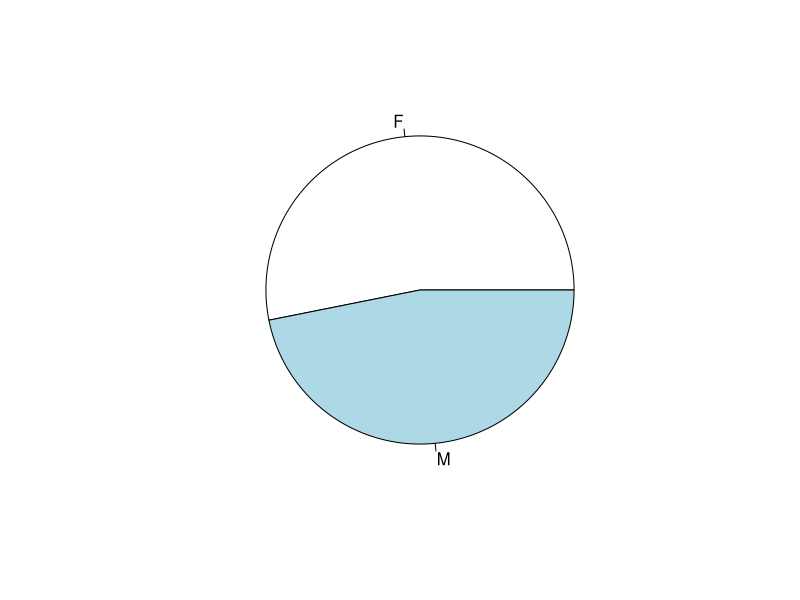
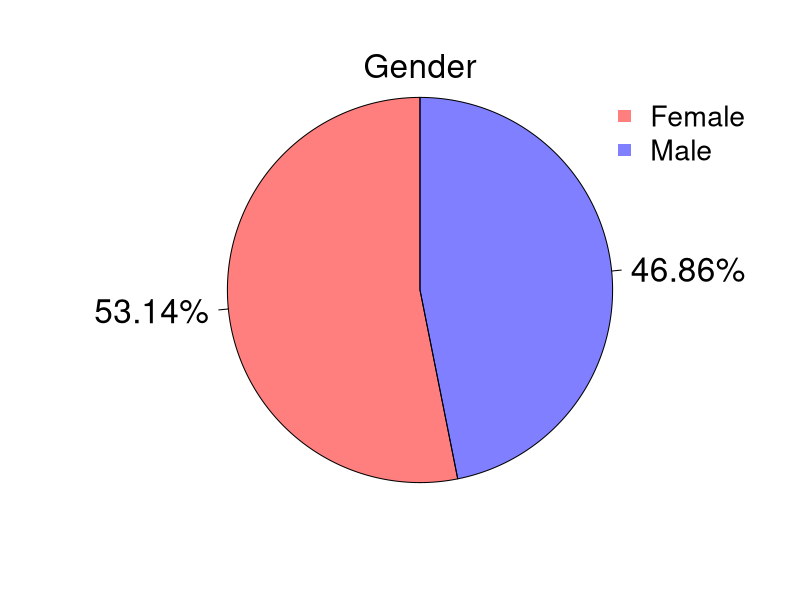
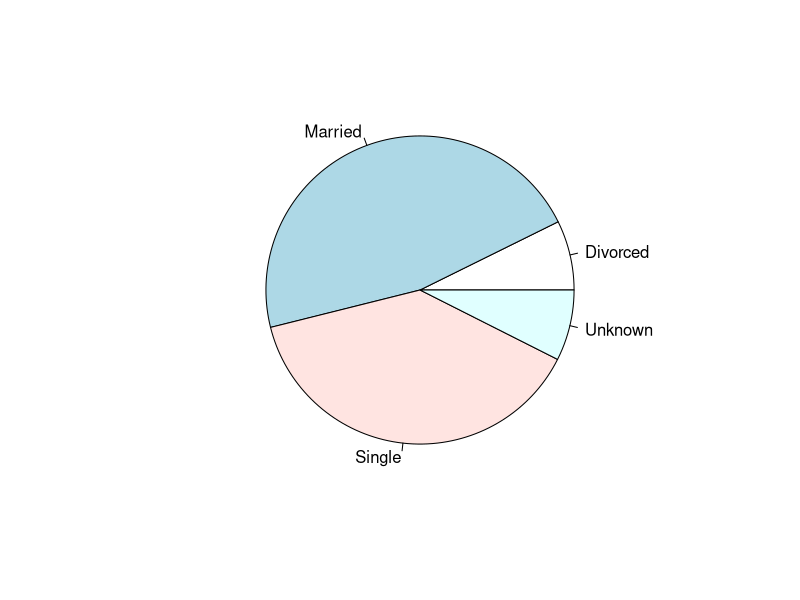
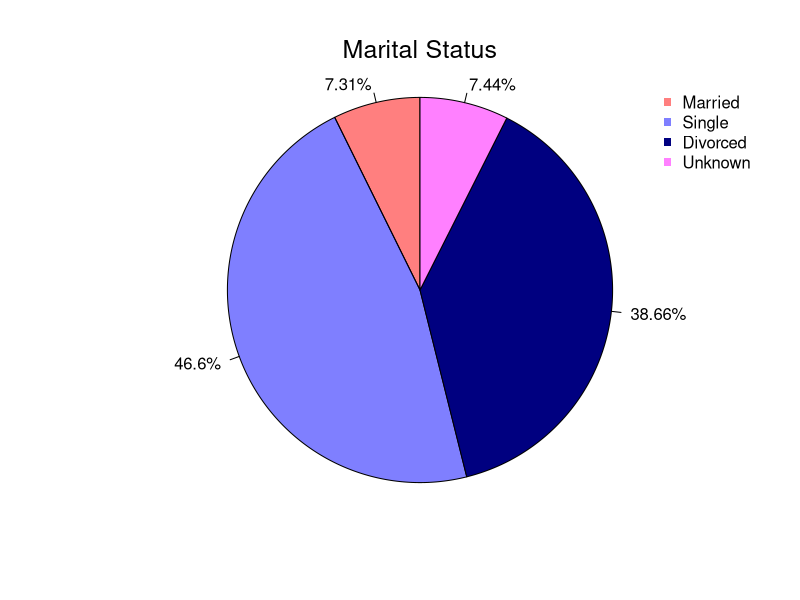
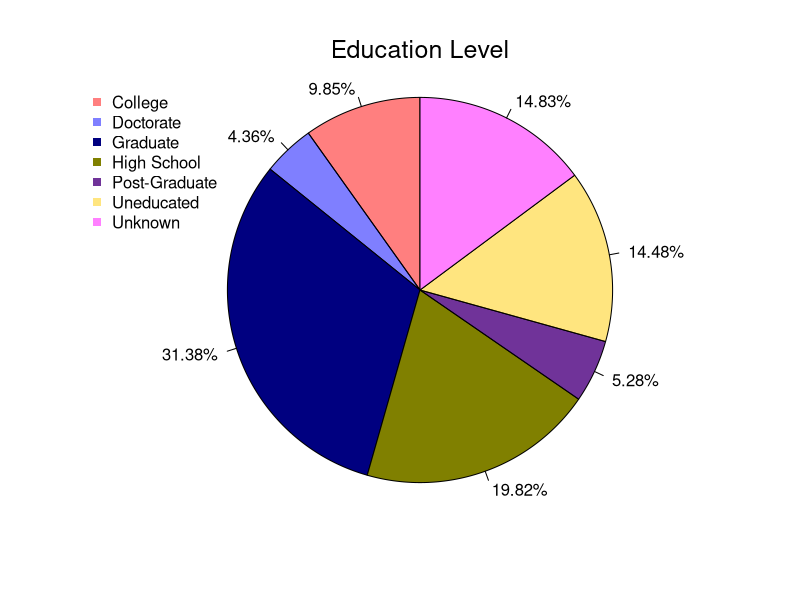
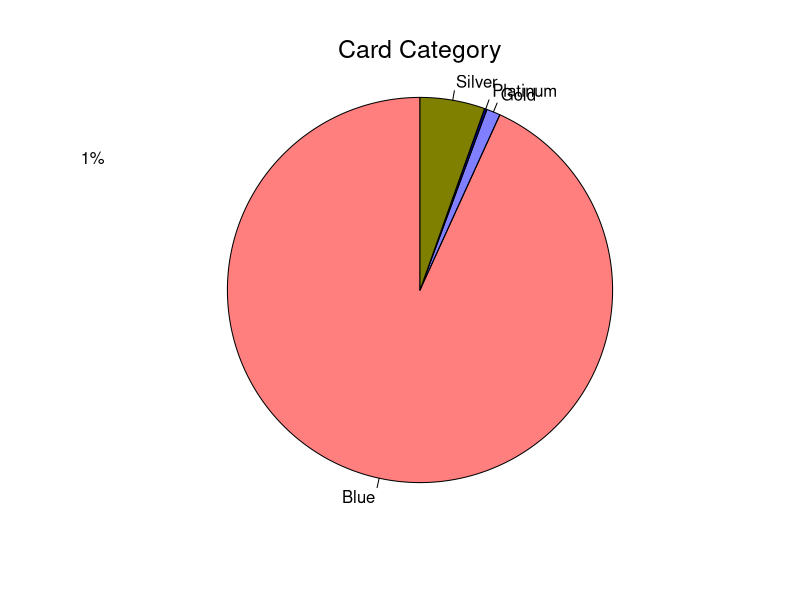
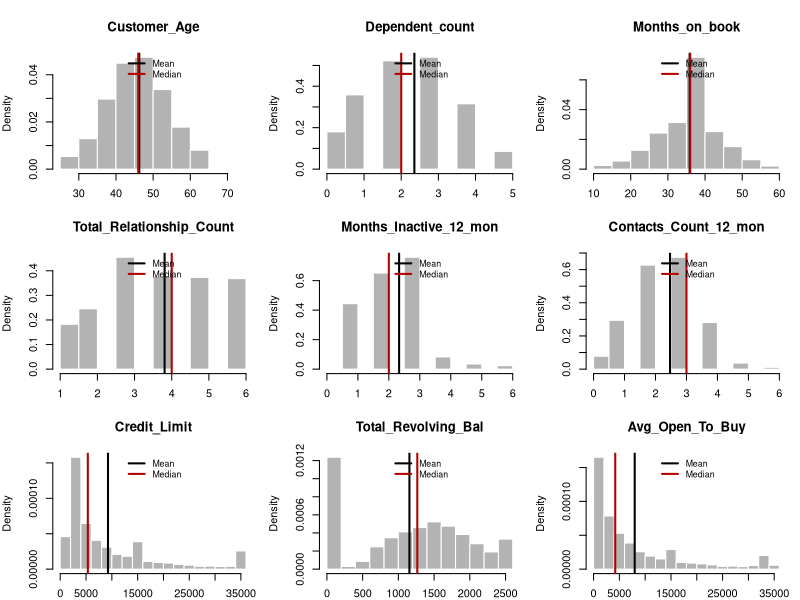
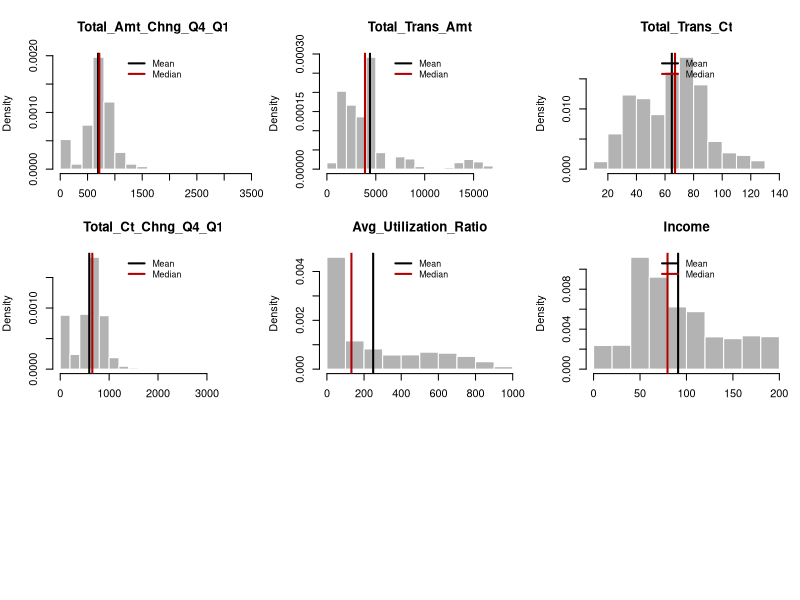

R code for these plots, in order: (Note: this script raises an error after producing the figures.)
#MICHELE TURCO, EDOARDO BROWN, GIULIO PRESAGHI, IRENE BENVENUTI

Data = read.csv2("./Dataset/bank_accounts_train.csv", 
                 header = T, 
                 sep = ",", 
                 colClasses = "character")

#DATA CLEANING, EDA

#1

str(Data)

Data$CLIENTNUM = NULL # We drop the first line since it is a pure identifier and it has nothing to do with our analysis

variables = colnames(Data) # With this line we have a vector of our variables

categorical_variables <- c("Gender", "Education_Level", "Marital_Status", "Card_Category")

numerical_variables <- setdiff(variables, categorical_variables) # Setdiff is a function that finds the difference between the two argument sets

for (var in numerical_variables) {
  Data[[var]] = as.numeric(Data[[var]])
}

for (var in categorical_variables) {
  Data[[var]] = as.factor(Data[[var]])
}

str(Data)

target_variable = "Closed_Account"
numerical_variables <- setdiff(numerical_variables, target_variable)

# Plots categorical variables

# Gender
x = table(Data$Gender)
r = round(x/nrow(Data)*100, 2)
s = paste( r, "%", sep = "")
pie(table(Data$Gender))
{pie(x = table(Data$Gender), 
     labels = s,
     edges = 10000, 
     radius = 1,
     init.angle = 90, 
     col = c(rgb(1,0,0, .5),
             rgb(0,0,1,0.5)),
     cex = 2)
  mtext("Gender", side = 3, cex = 2)
  legend("topright", 
         pch = 15, 
         col = c(rgb(1,0,0, .5),
                 rgb(0,0,1,0.5)),
         c("Female", "Male"), cex = 1.7,
         bty = "n")}

#Marital Status
x <- table(addNA(Data$Marital_Status))
r = round(x/nrow(Data)*100, 2)
s = paste( r, "%", sep = "")
pie(table(Data$Marital_Status))
{pie(x = table(Data$Marital_Status), 
     labels = s,
     edges = 10000, 
     radius = 1,
     init.angle = 90, 
     col = c(rgb(1,0,0,0.5),
             rgb(0,0,1,0.5),
             rgb(0,0,0.5,1),
             rgb(1,0.5,1,1)
             ),
     cex = 1)
  mtext("Marital Status", side = 3, cex = 1.5, line = 1)
  legend("topright", 
         pch = 15, 
         col = c(rgb(1,0,0, .5),
                 rgb(0,0,1,0.5),
                 rgb(0,0, .5,1),
                 rgb(1,0.5,1,1)
                 ),
         c("Married", "Single", "Divorced", "Unknown"), cex = 1,
         bty = "n")}

#Educational Level
education_table <- table(Data$Education_Level)
r <- round(education_table / nrow(Data) * 100, 2)
s <- paste(r, "%", sep = "")

pie(x = education_table, 
    labels = s,
    edges = 10000, 
    radius = 1,
    init.angle = 90, 
    col = c(rgb(1,0,0,0.5),
            rgb(0,0,1,0.5),
            rgb(0,0,0.5,1),
            rgb(0.5,0.5,0,1),
            rgb(0.3,0,0.5,0.8),
            rgb(1,0.8,0,0.5),
            rgb(1,0.5,1,1)),
    cex = 1)
mtext("Education Level", side = 3, cex = 1.5, line = 1) # side=3 is the top
legend("topleft", 
       pch = 15, 
       col = c(rgb(1,0,0,0.5),
               rgb(0,0,1,0.5),
               rgb(0,0,0.5,1),
               rgb(0.5,0.5,0,1),
               rgb(0.3,0,0.5,0.8),
               rgb(1,0.8,0,0.5),
               rgb(1,0.5,1,1)),
       legend = levels(Data$Education_Level), cex = 1,
       bty = "n")

# Card Category
card_table <- table(Data$Card_Category)
r <- round(card_table / nrow(Data) * 100, 2)
s <- paste(r, "%", sep = "")
s2 <- paste(levels(Data$Card_Category), s)

pie(x = card_table, 
    edges = 10000, 
    radius = 1,
    init.angle = 90, 
    col = c(rgb(1,0,0,0.5),
            rgb(0,0,1,0.5),
            rgb(0,0,0.5,1),
            rgb(0.5,0.5,0,1)
            ),
    cex = 1)
mtext("Card Category", side = 3, cex = 1.5, line = 1) # side=3 is the top
legend( x= -2.4, y = 1,
       pch = 15, 
       col = c(rgb(1,0,0,0.5),
               rgb(0,0,1,0.5),
               rgb(0,0,0.5,1),
               rgb(0.5,0.5,0,1)
               ),
       legend = s2, cex = 1,
       bty = "n")

# Graphical exploration of Numerical Variables
Numerical_Data = Data[numerical_variables]
(means_vec = apply(X = Numerical_Data, MARGIN = 2, FUN = mean))
colMeans(Numerical_Data)
(median_vec = apply(X = Numerical_Data, MARGIN = 2, FUN = median))
(sd_vec = apply(X = Numerical_Data, MARGIN = 2, FUN = sd))

ncol(Numerical_Data)
par(mfrow = c(3,3), mar = c(2,4,4,1))

for(i in 1:length(numerical_variables)){
  hist(Numerical_Data[,i], freq = F, main = names(Numerical_Data)[i],col = rgb(.7,.7,.7), border = "white", xlab = "")
  abline(v = means_vec[i], lwd = 2)
  abline(v = median_vec[i], lwd = 2, col = rgb(.7,0,0))
  legend("top", c("Mean", "Median"), lwd = 2, col = c(1, rgb(.7,0,0)),cex = .8, bty = "n")
}

#Encode NaN values
#Rename missing values with NA notation
Data[Data == 'Unknown'] <- NA

# Now we try to understand where the missing values are

# Create a logical matrix where TRUE indicates a missing value
na_matrix <- is.na(Data)

# Sum the TRUE values by row to see how many NAs each row contains
na_counts_per_row <- rowSums(na_matrix)

# Count how many rows have at least one NA
rows_with_na <- sum(na_counts_per_row > 0)

# Print the result
print(rows_with_na)

# Since there is a significant number of rows with missing values, dropping them is not an
# optimal solution

# Count NAs in each column
na_counts_per_column <- colSums(is.na(Data))

# Print the result
print(na_counts_per_column)

# Missing values are only present in "Marital Status" and "Educational Level". 


#We decided to impute missing values with the mode of the other instances
#in the same column

getSimpleMode <- function(x) {
  # Use table() to count occurrences of each value, sort in decreasing order, and return the name of the first element
  tbl <- table(x)
  mode_value <- names(tbl[tbl == max(tbl)])[1]
  return(mode_value)
}


for (var in categorical_variables) {
  if (any(is.na(Data[[var]]))) {
    Data[[var]][is.na(Data[[var]])] <- getSimpleMode(Data[[var]])
  }
}

dev.off() # empty plot

str(Data)
na_matrix <- is.na(Data)
# Count how many rows have at least one NA
na_counts_per_row <- rowSums(na_matrix)
rows_with_na <- sum(na_counts_per_row > 0)

# Print the result
print(rows_with_na)

## --------------------------------------------- ##
# Correlation Matrix

# Compute the correlation matrix
cor_matrix <- cor(Numerical_Data, use = "complete.obs")  # 'use' handles missing values

corrplot(cor_matrix, method = "color", tl.srt = 45, tl.col = "black") # Using the library corrplot


# Correlation with target variable
correlations <- sapply(Numerical_Data, function(x) cor(x, Data$Closed_Account, use = "complete.obs"))

# Omit the target variable from the plot if it's included in the Data frame
correlations <- abs(correlations[names(correlations) != "target_var"])

# Plot
# Increase the size of the margins on the left side (side = 2)
par(mar = c(5, 8, 4, 2) + 0.1)  # Default is c(5, 4, 4, 2) + 0.1

# Create the barplot with larger font size for names
barplot(correlations, main="Correlation with Target Variable",
        horiz=TRUE, cex.names=0.7, las=2, col = "deepskyblue")

# Reset to default par settings if necessary
par(mar = c(5, 4, 4, 2) + 0.1)






# View the cleaned data
head(Data)

#2

# Print the structure of the dataset
str(Data)

# Summary statistics for numerical variables
summary(Data)

# Frequency table for categorical variables
categorical_vars <- c("Gender", "Education_Level", "Marital_Status", "Card_Category")
lapply(Data[categorical_vars], table)

# Selecting numerical variables for correlation analysis
numerical_vars <- c("Customer_Age", "Dependent_count", "Months_on_book", "Total_Relationship_Count", "Months_Inactive_12_mon", "Contacts_Count_12_mon", "Credit_Limit", "Total_Revolving_Bal", "Avg_Open_To_Buy", "Total_Amt_Chng_Q4_Q1", "Total_Trans_Amt", "Total_Trans_Ct", "Total_Ct_Chng_Q4_Q1", "Avg_Utilization_Ratio")
cor_matrix <- cor(Data[numerical_vars], use="complete.obs") # handling NA values

# Visualize the correlation matrix
corrplot(cor_matrix, method="circle")

## Logistic regression

set.seed(123)
id_train <- sample(1:nrow(Data), size = 0.75*nrow(Data), replace = F)
train_data <- Data[id_train,]
val_data <- Data[-id_train,]

# Response variable distribution in the train test
plot(train_data$Closed_Account, ylab = "Frequency")
table(train_data$Closed_Account)
prop.table(table(train_data$Closed_Account))

# Response variable distribution in the original data
plot(Data$Closed_Account, ylab = "Frequency")
table(Data$Closed_Account)
prop.table(table(Data$Closed_Account))

# Response variable distribution in the validation set
plot(val_data$Closed_Account, ylab = "Frequency")
table(val_data$Closed_Account)
prop.table(table(val_data$Closed_Account))

# Fit logistic regression model
model <- glm(Closed_Account ~ Income + Gender, family = binomial(link = "logit"), data = train_data)
# View model summary
summary(model)

baseline <- glm(Closed_Account ~ 1, family = "binomial", data = train_data)
anova(logit_fit0, model, test = "Chisq")

#Now let's see how much it is accurate using the validation set
val_data$predicted_probabilities <- predict(model, newdata = val_data, type="response")

# Assuming your threshold is 0.5 for classifying predictions as 1
val_data$predicted_class <- ifelse(val_data$predicted_probabilities > 0.5, 1, 0)


# Create the confusion matrix by comparing actual values to predicted classes
conf_matrix <- table(Actual = val_data$Closed_Account, Predicted = val_data$predicted_class)
print(conf_matrix)


#Now let's show the probabilities on some plots
ggplot(val_data, aes(x = Income, y = predictions, color = Gender)) + 
  geom_line() + 
  labs(title = "Probability of Account Closure by Income and Gender", y = "Probability of Closure", x = "Income") +
  scale_color_manual(values = c("blue", "red"))

#From the logistic regression lines we can infere that income has not a different effect on males and females.
#Instead we can see that the Gender difference has a significant effect on the probability of Account Closure.

#K-NN

library(class)

# Set a range for k
k_values <- 1:25
accuracy_scores <- numeric(length(k_values))

# Loop over k values
for (k in k_values) {
  set.seed(123) # for reproducibility
  knn_pred <- knn(train = train_data[, c("Total_Trans_Amt", "Total_Trans_Ct")],
                  test = val_data[, c("Total_Trans_Amt", "Total_Trans_Ct")],
                  cl = train_data$Closed_Account,
                  k = k)
  
  # Calculate accuracy
  accuracy_scores[k] <- sum(val_data$Closed_Account == knn_pred) / length(knn_pred)
}

# Now, plot the accuracy scores as a function of k
plot(k_values, accuracy_scores, type = "b", 
     xlab = "Number of Neighbors (k)", ylab = "Accuracy",
     main = "k-NN Model Accuracy by Number of Neighbors")

# Best Model

logit_fit1 <- glm(Closed_Account ~ .,
                  family = "binomial",
                  data = train_data)
summary(logit_fit1)

# Comparison based on deviance test (Chi-square test)
logit_fit0 <- glm(Closed_Account ~ 1,
                  family = "binomial",
                  data = train_data)
anova(logit_fit0, logit_fit1, test = "Chisq") 
# We do reject the null hypothesis of equivalence between the two models.

# Can we do better?
# We have too many covariates, some of which are not significant. We could
# perform some type of variable selection to keep only the most important ones.

## Stepwise variable selection (based on AIC) ##

# Forward
logit_fit_aic1 <- step(glm(Closed_Account ~ 1,
                           family = "binomial",
                           data = train_data),
                       scope = formula(logit_fit1),
                       direction = "forward")

# Backward
logit_fit_aic2 <- step(logit_fit1,
                       direction = "backward") 

# Both directions
logit_fit_aic3 <- step(logit_fit1,
                       direction = "both")

sort(coefficients(logit_fit_aic1))
sort(coefficients(logit_fit_aic2))
sort(coefficients(logit_fit_aic3))


# Comparison based on deviance test (Chi-square test) for nested models
anova(logit_fit_aic1, logit_fit1, test = "Chisq") 
# We do not reject the null hypothesis of equivalence between the two models.


## Stepwise variable selection (based on BIC) ##
# Forward
logit_fit_bic1 <- step(glm(Closed_Account ~ 1,
                           family = "binomial",
                           data = train_data),
                       scope = formula(logit_fit1),
                       direction = "forward",
                       k = log(nrow(train_data)))

# Backward
logit_fit_bic2 <- step(logit_fit1,
                       direction = "backward",
                       k = log(nrow(train_data))) 

# Both directions
logit_fit_bic3 <- step(logit_fit1,
                       direction = "both",
                       k = log(nrow(train_data)))

sort(coefficients(logit_fit_bic1))
sort(coefficients(logit_fit_bic2))
sort(coefficients(logit_fit_bic3))
# The methods select the same variables
# BIC is stricter than AIC and favors simpler models.

# Comparison based on deviance test (Chi-square test)
anova(logit_fit_bic2, logit_fit1, test = "Chisq") 
# We do reject the null hypothesis of equivalence!

# ----------------- model evaluation
# Classic threshold
tt <- 0.5

str(train_data)

# We can use this threshold to turn estimated probabilities into labels
pred_aic <- as.factor(ifelse(logit_fit_aic1$fitted.values > tt, "yes", "no"))
pred_bic <- as.factor(ifelse(logit_fit_bic1$fitted.values > tt, "yes", "no"))

## Training set ##
# based on aic
True.positive = sum(pred_aic[which(train_data$Closed_Account == 1)] == "yes")
True.negative = sum(pred_aic[which(train_data$Closed_Account == 0)] == "no")
False.positive = sum(pred_aic[which(train_data$Closed_Account == 0)] == "yes")
False.negative = sum(pred_aic[which(train_data$Closed_Account == 1)] == "no")
Confusion.Matrix = matrix(c(True.positive, 
                            False.positive, 
                            False.negative, 
                            True.negative),
                          nrow = 2,ncol = 2)
row.names(Confusion.Matrix) = c("Actual Positive", "Actual Negative")
colnames(Confusion.Matrix) = c("Predicted Positive", "Predicted Negative")
Confusion.Matrix

(Sensitivity = True.positive/(True.positive + False.negative))
(Specificity = True.negative/(True.negative + False.positive))
(Accuracy = (True.positive + True.negative) / nrow(train_data))

# based on bic
True.positive = sum(pred_bic[which(train_data$Closed_Account == 1)] == "yes")
True.negative = sum(pred_bic[which(train_data$Closed_Account == 0)] == "no")
False.positive = sum(pred_bic[which(train_data$Closed_Account == 0)] == "yes")
False.negative = sum(pred_bic[which(train_data$Closed_Account == 1)] == "no")
Confusion.Matrix = matrix(c(True.positive, 
                            False.positive, 
                            False.negative, 
                            True.negative),
                          nrow = 2,ncol = 2)
row.names(Confusion.Matrix) = c("Actual Positive", "Actual Negative")
colnames(Confusion.Matrix) = c("Predicted Positive", "Predicted Negative")
Confusion.Matrix

(Sensitivity = True.positive/(True.positive + False.negative))
(Specificity = True.negative/(True.negative + False.positive))
(Accuracy = (True.positive + True.negative) / nrow(train_data))
# On the training set the model based on aic performs slightly better in terms 
# sensitivity.
# This makes sense, since it uses a larger set of covariates.


# To effectively choose the model, we should evaluate the performance on some 
# data that has not been used for training.

# Predictions for the observations in the validation set

# Assuming 'df' is your dataframe
val_data_2 <- val_data[, -c((ncol(val_data)-1):ncol(val_data))]

prob_out_aic <- predict(logit_fit_aic1,
                        newdata = val_data_2,
                        type = "response")
pred_out_aic <- as.factor(ifelse(prob_out_aic > tt, "yes", "no"))
prob_out_bic <- predict(logit_fit_bic1,
                        newdata = val_data$Closed_Account,
                        type = "response")
pred_out_bic <- as.factor(ifelse(prob_out_bic > tt, "yes", "no"))

# based on aic
True.positive = sum(pred_out_aic[which(val_data$Closed_Account == 1)] == "yes")
True.negative = sum(pred_out_aic[which(val_data$Closed_Account == 0)] == "no")
False.positive = sum(pred_out_aic[which(val_data$Closed_Account == 0)] == "yes")
False.negative = sum(pred_out_aic[which(val_data$Closed_Account == 1)] == "no")
Confusion.Matrix_aic = matrix(c(True.positive, 
                                False.positive, 
                                False.negative, 
                                True.negative),
                              nrow = 2,ncol = 2)
row.names(Confusion.Matrix_aic) = c("Actual Positive", "Actual Negative")
colnames(Confusion.Matrix_aic) = c("Predicted Positive", "Predicted Negative")
Confusion.Matrix_aic

(Sensitivity_aic = True.positive/(True.positive + False.negative))
(Specificity_aic = True.negative/(True.negative + False.positive))
(Accuracy_aic = (True.positive + True.negative) / nrow(val_data))

# based on bic
True.positive = sum(pred_out_bic[which(val_dat$subs_end == "yes")] == "yes")
True.negative = sum(pred_out_bic[which(val_dat$subs_end == "no")] == "no")
False.positive = sum(pred_out_bic[which(val_dat$subs_end == "no")] == "yes")
False.negative = sum(pred_out_bic[which(val_dat$subs_end == "yes")] == "no")
Confusion.Matrix_bic = matrix(c(True.positive, 
                                False.positive, 
                                False.negative, 
                                True.negative),
                              nrow = 2,ncol = 2)
row.names(Confusion.Matrix_bic) = c("Actual Positive", "Actual Negative")
colnames(Confusion.Matrix_bic) = c("Predicted Positive", "Predicted Negative")
Confusion.Matrix_bic

(Sensitivity_bic = True.positive/(True.positive + False.negative))
(Specificity_bic = True.negative/(True.negative + False.positive))
(Accuracy_bic = (True.positive + True.negative) / nrow(val_dat))
# Also on the validation set, the model chosen via AIC is slightly better in terms 
# terms of sensitivity.

# Important: changing the threshold affects the results. 
# Hence, the threshold should be tuned to find the best one for our purpose (we 
# care more about the yes, more about the no, or equally about the two).


# ROC (Receiver Operating Characteristic) curve and AUC (Area Under the Curve)
# consider all the possible thresholds.
# AUC provides a single number that can be used to choose between models.
library(pROC)
?roc

## Training set ##
# ROC curves
roc_aic <- pROC::roc(train_dat$subs_end,
                     logit_fit_aic1$fitted.values,
                     plot = TRUE,
                     col = "midnightblue",
                     lwd = 3,
                     auc.polygon = T,
                     auc.polygon.col = "lightblue",
                     print.auc = T)
roc_bic <- pROC::roc(train_dat$subs_end,
                     logit_fit_bic1$fitted.values,
                     plot = TRUE,
                     col = "midnightblue",
                     lwd = 3,
                     auc.polygon = T,
                     auc.polygon.col = "lightblue",
                     print.auc = T)

# AUC scores
roc_aic$auc
roc_bic$auc
# The models seem to perform similarly on the training set in terms of 
# AUC


## Validation set ##
# ROC curves
roc_out_aic <- pROC::roc(val_dat$subs_end,
                         prob_out_aic,
                         plot = TRUE,
                         col = "midnightblue",
                         lwd = 3,
                         auc.polygon = T,
                         auc.polygon.col = "lightblue",
                         print.auc = T)
roc_out_bic <- pROC::roc(val_dat$subs_end,
                         prob_out_bic,
                         plot = TRUE,
                         col = "midnightblue",
                         lwd = 3,
                         auc.polygon = T,
                         auc.polygon.col = "lightblue",
                         print.auc = T)

# AUC scores
(auc_glm_aic <- roc_out_aic$auc)
(auc_glm_bic <- roc_out_bic$auc)
# The models perform similarly also on the validation set.

# Put the results toghether
(glm_aic <- c(Accuracy_aic, Sensitivity_aic, Specificity_aic, auc_glm_aic))
(glm_bic <- c(Accuracy_bic, Sensitivity_bic, Specificity_bic, auc_glm_bic))


## PCA 

# In order to pèerform a PCA, we have to consider only numerical variables

train_data_Numerical = train_data[numerical_variables]

# After it, we must scale the data

train_data_Numerical_Scaled= scale(train_data_Numerical)

# Performing PCA on the scaled data

pca <- princomp(train_data_Numerical_Scaled, cor = T, scale = F)

str(pca)

pca$loadings

val_data_Numerical = val_data[numerical_variables]
val_data_Numerical_Scaled= scale(val_data_Numerical)

# Predicting scores for the validation set using the PCA model
pca.val <- predict(pca, val_data_Numerical_Scaled)

# Subsetting the first 10 principal components
pca.val <- pca.val[, 1:10]

# Calculating the variance explained by each PCA component
pca.var <- pca$sdev^2
pca.var.percent <- pca.var / sum(pca.var)

# Calculating the cumulative variance explained
cum.pca.var.percent <- cumsum(pca.var.percent)

# Creating a data frame that stores the variance explained
pca.explained <- data.frame(
  Component = 1:length(pca.var.percent),
  Variance = pca.var.percent,
  CumulativeVariance = cum.pca.var.percent
)

# Printing the variance explained data frame
pca.explained


pca <- princomp(train_data_Numerical_Scaled, cor = T, scale = F) #already scaled

pca$loadings

val_data_Numerical = val_data[numerical_variables] # Validation data is scaled as the train data
val_data_Numerical_Scaled= scale(val_data_Numerical)

# Calculating the variance explained by each PCA component
pca_var <- pca$sdev^2
pca_var_percent <- pca_var / sum(pca_var)



library(RColorBrewer)

bar.comp = barplot(pca_var_percent,
                   las = 2,
                   col = rev(brewer.pal(9, "Blues")), 
                   border = F,
                   ylim = c(0, max(pca_var_percent)*1.5),
                   ylab = "Explained variance")

# choose components according to "elbow rule"

lines(x = bar.comp, pca_var_percent, type = "b", pch = 20, cex = 1.5, lwd = 4, col = 2)

text(bar.comp, 
     pca_var_percent + 3, 
     paste(round(pca_var_percent,1)),font = 2)

# Calculating the cumulative variance explained
cum_pca_var_percent <- cumsum(pca_var_percent)

# Predicting scores for the validation set using the PCA model
pca.val <- predict(pca, val_data_Numerical_Scaled)

# Subsetting the first 10 principal components
pca.val <- pca.val[, 1:10]
